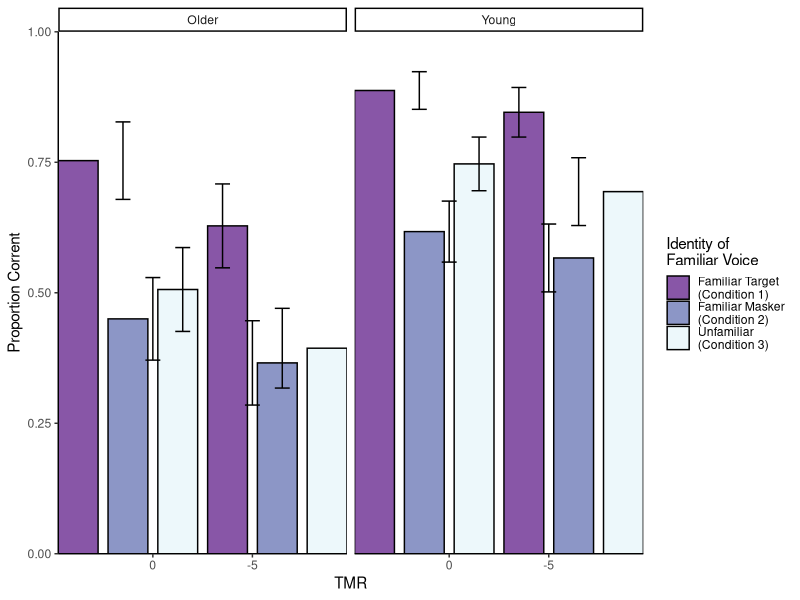
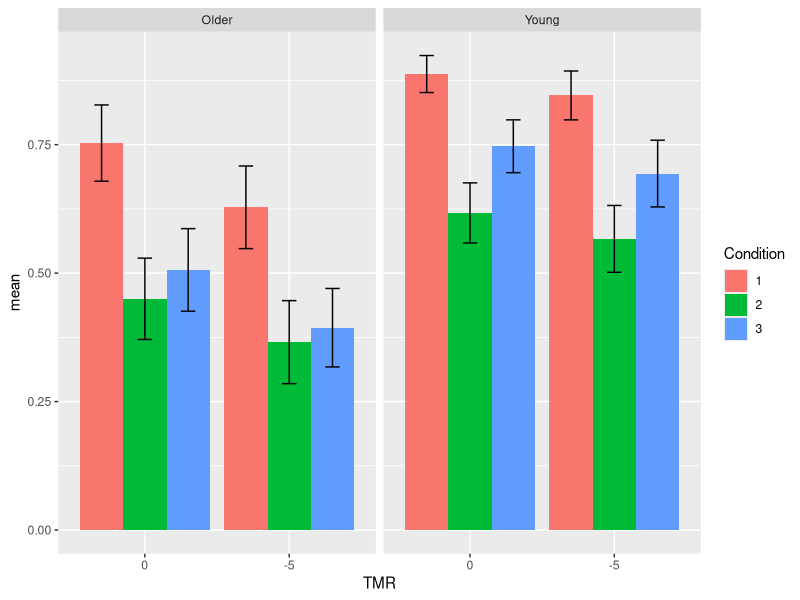

Write R code to recreate these figures, in order.
##julie's project

library(openxlsx)
library(readxl)  #plays nicer with tidyverse
library(tidyverse)

julie = read_excel("Julie/Summary_Exp2.xlsx")

fam = read_excel("Julie/Summary_Exp2.xlsx", sheet = 2)

names(fam) = make.names(names(fam), unique = TRUE) #make.names takes out all the spaces and puts dots. apparently read_excel doesn't do it for you.

age.data <- data.frame(
    Subject.Number = c(401, 408, 415, 416, 417, 418, 419, 422, 424, 426, 405, 406),
    Age = c("1", "1", "1", "1", "1", "1", "1", "1", "2", "2", "2", "2")
)

fam<- left_join(fam, age.data, by = "Subject.Number")

fam$Talker.ID.Response <- as.factor(fam$Talker.ID.Response)
fam$Subject.Number <- as.factor(fam$Subject.Number)


fam <- filter(fam, Talker.ID.Response == 3)
fam <- fam[,-7]
fam$log_RT <- log10(fam$Response.Time)


#Monaural Conditions
fam_mono <- filter(fam, Presentation == 1, Condition <=20, Target.to.Masker.Ratio != 3)

fam_mono$TMR <- fam_mono$Target.to.Masker.Ratio
fam_mono$TMR <-as.factor(fam_mono$TMR)
fam_mono$Condition <- as.factor(fam_mono$Condition)

fam_mono$Condition[fam_mono$Condition==8] <- 1
fam_mono$Condition[fam_mono$Condition==9] <- 2
fam_mono$Condition[fam_mono$Condition==10] <- 3

fam_mono$TMR <- recode(fam_mono$TMR, "1" = "0", "2" = "-5")
fam_mono$Age <- recode(fam_mono$Age, "1" = "Young", "2" = "Older")

std.err = function(x) {
    output = sd(x)/sqrt(length(x))
}


fam_mono_mean <- fam_mono %>% group_by(Condition, TMR, Age) %>% summarise(mean = mean(Score_1),
                                                                          se = std.err(Score_1))
ggplot(fam_mono_mean, aes(TMR, mean, fill = Condition)) +
    geom_bar(stat = "identity", colour = "black", position = position_dodge2(padding = .2), width = 3) +
    geom_errorbar(aes(ymin = mean - (1.96*se), ymax = mean + (1.96*se)), position = position_dodge2(padding = .5)) +
    scale_fill_manual(name = "Identity of\nFamiliar Voice", 
                      labels=c("Familiar Target\n(Condition 1)", "Familiar Masker\n(Condition 2)", "Unfamiliar\n(Condition 3)"),
                      values=c("#8856a7","#8c96c6","#edf8fb")) +
    scale_y_continuous(name = "Proportion Corrent", expand = c(0,0), limits = 0:1.2) +
    theme_classic()+
    facet_wrap(~ Age)


ggplot(fam_mono_mean, aes(TMR, mean, fill = Condition)) + 
    geom_bar(stat = "identity", position = "dodge") + 
    geom_errorbar(aes(ymin = mean - 1.96*se, 
                      ymax = mean + 1.96*se, 
                      group = Condition),
                  position = position_dodge(width = 0.9),
                  width = 0.3) +                    #if you change the width of the                                                             error bar, it dodges by that
    facet_wrap(~Age)




